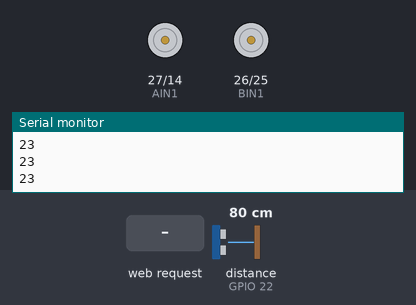
A program run on a simulated ESP32. Shown: motor-driver pin pairs drawn as motors (green arrow = first pin HIGH = forward, orange = second pin HIGH = backward, longer = more drive, scaled by the enable pin), the last lines printed to the serial monitor. Wiring (inferred from the names in the program): ultrasonic range finder: trigger GPIO 23; echo GPIO 22. Inputs (shaded band) come from the test bench; at power-on: distance to the obstacle (sensor on GPIO 22) 80 cm. The echo pulse lasts 58.3 µs per cm; storage starts empty.

Above: at 1.2 s.
1.3 s: HTTP request GET /f received
At 1.47 s:
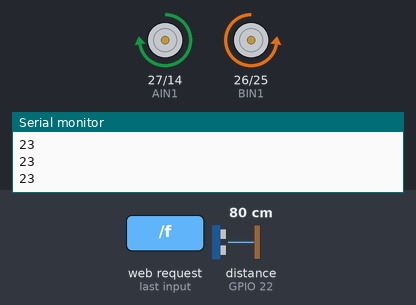
3.1 s: HTTP request GET /b received
At 3.27 s:
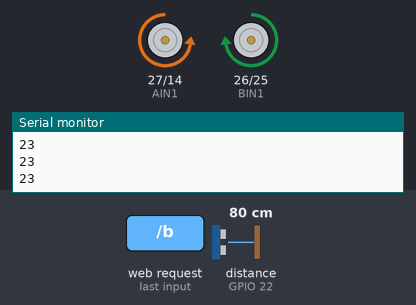
4.9 s: HTTP request GET /l received
At 5.07 s:
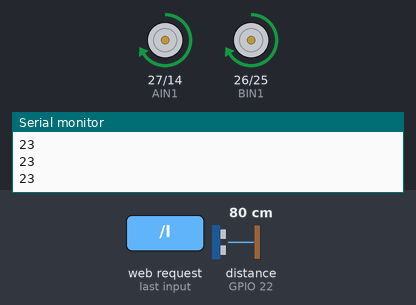
6.7 s: HTTP request GET /r received
At 6.87 s:
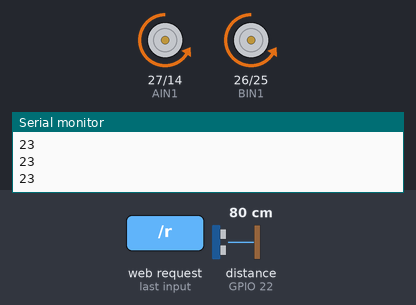
Timing chart, 0 to 9.5 s (numbered marks = the images above; inputs shaded):
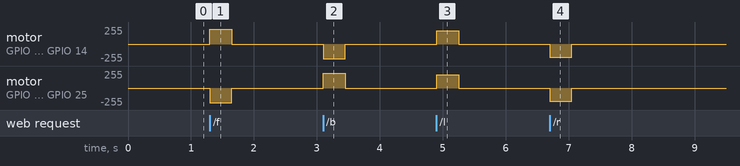

The program:

main.cpp
```cpp
#include <Arduino.h>
#include <WiFi.h>
#include <WebServer.h>
#include <DNSServer.h>
#include <SPIFFS.h>
#include "UltrasonicSensor.h"

// ===== PIN DEFINITIONS =====
const int PWMA = 12;
const int AIN2 = 14;
const int AIN1 = 27;
const int BIN1 = 26;
const int BIN2 = 25;
const int PWMB = 33;
const int ECHO_PIN = 22;
const int TRIG_PIN = 23;
const int freq = 5000;
const int resolution = 8;

WebServer server(80);
DNSServer dnsServer;

const char *controlApSsid = "RobotCar";
const char *controlApPassword = "password";
const char *controlHostName = "robot.car";
const byte dnsPort = 53;
const unsigned long motorCommandTimeoutMs = 350;

bool motorsActive = false;
unsigned long lastMotorCommandAt = 0;
UltrasonicSensor ultrasonicSensor(TRIG_PIN, ECHO_PIN);

// ===== MOVEMENT FUNCTIONS =====
void markMotorCommand()
{
    motorsActive = true;
    lastMotorCommandAt = millis();
}

void stopMotors()
{
    digitalWrite(AIN1, LOW);
    digitalWrite(AIN2, LOW);
    digitalWrite(BIN1, LOW);
    digitalWrite(BIN2, LOW);
    ledcWrite(0, 0);
    ledcWrite(1, 0);
    motorsActive = false;
}

void moveForward(int speed)
{
    digitalWrite(AIN1, HIGH);
    digitalWrite(AIN2, LOW);
    digitalWrite(BIN1, LOW);
    digitalWrite(BIN2, HIGH);
    ledcWrite(0, speed);
    ledcWrite(1, speed);
    markMotorCommand();
}

void moveBackward(int speed)
{
    digitalWrite(AIN1, LOW);
    digitalWrite(AIN2, HIGH);
    digitalWrite(BIN1, HIGH);
    digitalWrite(BIN2, LOW);
    ledcWrite(0, speed);
    ledcWrite(1, speed);
    markMotorCommand();
}

void left(int speed)
{
    digitalWrite(AIN1, HIGH);
    digitalWrite(AIN2, LOW);
    digitalWrite(BIN1, HIGH);
    digitalWrite(BIN2, LOW);
    ledcWrite(0, speed);
    ledcWrite(1, speed);
    markMotorCommand();
}

void right(int speed)
{
    digitalWrite(AIN1, LOW);
    digitalWrite(AIN2, HIGH);
    digitalWrite(BIN1, LOW);
    digitalWrite(BIN2, HIGH);
    ledcWrite(0, speed);
    ledcWrite(1, speed);
    markMotorCommand();
}

void enforceMotorTimeout()
{
    if (motorsActive && millis() - lastMotorCommandAt > motorCommandTimeoutMs)
    {
        stopMotors();
        Serial.println("Motor command timed out; stopping.");
    }
}

void addCorsHeaders()
{
    server.sendHeader("Access-Control-Allow-Origin", "*");
    server.sendHeader("Access-Control-Allow-Methods", "GET,POST,OPTIONS");
    server.sendHeader("Access-Control-Allow-Headers", "Content-Type");
}

void sendText(int statusCode, const String &message)
{
    addCorsHeaders();
    server.send(statusCode, "text/plain", message);
}

String getContentType(const String &path)
{
    if (path.endsWith(".html"))
    {
        return "text/html";
    }

    if (path.endsWith(".css"))
    {
        return "text/css";
    }

    if (path.endsWith(".js"))
    {
        return "application/javascript";
    }

    if (path.endsWith(".svg"))
    {
        return "image/svg+xml";
    }

    if (path.endsWith(".json"))
    {
        return "application/json";
    }

    if (path.endsWith(".ico"))
    {
        return "image/x-icon";
    }

    return "text/plain";
}

bool serveStaticFile(String path)
{
    if (path.endsWith("/"))
    {
        path += "index.html";
    }

    if (!SPIFFS.exists(path))
    {
        return false;
    }

    File file = SPIFFS.open(path, "r");

    if (!file)
    {
        return false;
    }

    addCorsHeaders();
    server.streamFile(file, getContentType(path));
    file.close();
    return true;
}

String htmlEscape(const String &value)
{
    String escaped = value;
    escaped.replace("&", "&amp;");
    escaped.replace("<", "&lt;");
    escaped.replace(">", "&gt;");
    escaped.replace("\"", "&quot;");
    escaped.replace("'", "&#39;");
    return escaped;
}

void handleRoot()
{
    if (serveStaticFile("/index.html"))
    {
        return;
    }

    String status = "RobotCar access point: " + htmlEscape(String(controlApSsid)) + "\n";
    status += "IP: " + WiFi.softAPIP().toString() + "\n";
    status += "Control app: http://" + String(controlHostName) + "\n";
    sendText(200, status);
}

void startControlAccessPoint()
{
    WiFi.mode(WIFI_AP);
    WiFi.softAPsetHostname(controlHostName);
    bool started = WiFi.softAP(controlApSsid, controlApPassword);
    dnsServer.start(dnsPort, controlHostName, WiFi.softAPIP());

    Serial.print("Control AP ");
    Serial.println(started ? "started." : "failed to start.");
    Serial.print("SSID: ");
    Serial.println(controlApSsid);
    Serial.print("Password: ");
    Serial.println(controlApPassword);
    Serial.print("IP control app: http://");
    Serial.println(WiFi.softAPIP());
    Serial.print("Named control app: http://");
    Serial.println(controlHostName);
}

void setupRoutes()
{
    server.on("/", HTTP_GET, handleRoot);
    server.on("/status", HTTP_GET, []()
              {
                  String status = "RobotCar access point: " + htmlEscape(String(controlApSsid)) + "\n";
                  status += "IP: " + WiFi.softAPIP().toString() + "\n";
                  status += "Control app: http://" + String(controlHostName) + "\n";
                  sendText(200, status); });
    server.onNotFound([]()
                      {
                          if (server.method() == HTTP_OPTIONS)
                          {
                              sendText(204, "");
                              return;
                          }

                          if (serveStaticFile(server.uri()))
                          {
                              return;
                          }

                          sendText(404, "Not found"); });

    server.on("/f", []()
              {
                moveForward(225);
                sendText(200, "OK"); });
    server.on("/b", []()
              {
                  moveBackward(225);
                  sendText(200, "OK"); });
    server.on("/l", []()
              {
                  left(200);
                  sendText(200, "OK"); });
    server.on("/r", []()
              {
                  right(200);
                  sendText(200, "OK"); });
    server.on("/s", []()
              {
                  stopMotors();
                  sendText(200, "OK"); });
}

void setup()
{
    Serial.begin(115200);
    ledcSetup(0, freq, resolution);
    ledcSetup(1, freq, resolution);
    ledcAttachPin(PWMA, 0);
    ledcAttachPin(PWMB, 1);
    pinMode(AIN1, OUTPUT);
    pinMode(AIN2, OUTPUT);
    pinMode(BIN1, OUTPUT);
    pinMode(BIN2, OUTPUT);
    ultrasonicSensor.begin();
    stopMotors();

    if (SPIFFS.begin(true))
    {
        Serial.println("SPIFFS mounted. Frontend files are available.");
    }
    else
    {
        Serial.println("SPIFFS mount failed. Frontend files will not be served.");
    }

    startControlAccessPoint();

    setupRoutes();
    server.begin();
    Serial.println("HTTP server started on port 80.");
}

void loop()
{
    dnsServer.processNextRequest();
    server.handleClient();
    enforceMotorTimeout();
    ultrasonicSensor.printProximityScore();
}
```

UltrasonicSensor.h
```cpp
#ifndef ULTRASONIC_SENSOR_H
#define ULTRASONIC_SENSOR_H

#include <Arduino.h>

class UltrasonicSensor
{
public:
    UltrasonicSensor(int trigPin, int echoPin, unsigned long readIntervalMs = 250, unsigned long timeoutUs = 30000)
        : trigPin(trigPin),
          echoPin(echoPin),
          readIntervalMs(readIntervalMs),
          timeoutUs(timeoutUs),
          lastReadAt(0)
    {
    }

    void begin()
    {
        pinMode(trigPin, OUTPUT);
        pinMode(echoPin, INPUT);
        digitalWrite(trigPin, LOW);
    }

    float readDistanceCm()
    {
        digitalWrite(trigPin, LOW);
        delayMicroseconds(2);
        digitalWrite(trigPin, HIGH);
        delayMicroseconds(10);
        digitalWrite(trigPin, LOW);

        unsigned long duration = pulseIn(echoPin, HIGH, timeoutUs);

        if (duration == 0)
        {
            return -1.0;
        }

        return duration * 0.0343 / 2.0;
    }

    int getProximityScore()
    {
        return distanceToProximityScore(readDistanceCm());
    }

    void printProximityScore()
    {
        if (millis() - lastReadAt < readIntervalMs)
        {
            return;
        }

        lastReadAt = millis();
        Serial.println(getProximityScore());
    }

private:
    int trigPin;
    int echoPin;
    unsigned long readIntervalMs;
    unsigned long timeoutUs;
    unsigned long lastReadAt;

    int distanceToProximityScore(float distanceCm)
    {
        if (distanceCm < 0 || distanceCm >= 100.0)
        {
            return 0;
        }

        if (distanceCm <= 5.0)
        {
            return 100;
        }

        return map((long)distanceCm, 5, 100, 100, 0);
    }
};

#endif
```

Measured:
- after the input at 1.3 s, motor on GPIO 27 (AIN1) / GPIO 14 (AIN2): stopped → forward 224/255 at once, → stopped 0.35 s later; motor on GPIO 26 (BIN1) / GPIO 25 (BIN2): stopped → backward 224/255 at once, → stopped 0.35 s later
- after the input at 3.1 s, motor on GPIO 27 (AIN1) / GPIO 14 (AIN2): stopped → backward 224/255 at once, → stopped 0.35 s later; motor on GPIO 26 (BIN1) / GPIO 25 (BIN2): stopped → forward 224/255 at once, → stopped 0.35 s later
- after the input at 4.9 s, motor on GPIO 27 (AIN1) / GPIO 14 (AIN2), motor on GPIO 26 (BIN1) / GPIO 25 (BIN2): stopped → forward 199/255 at once, → stopped 0.35 s later
- after the input at 6.7 s, motor on GPIO 27 (AIN1) / GPIO 14 (AIN2), motor on GPIO 26 (BIN1) / GPIO 25 (BIN2): stopped → backward 199/255 at once, → stopped 0.35 s later
